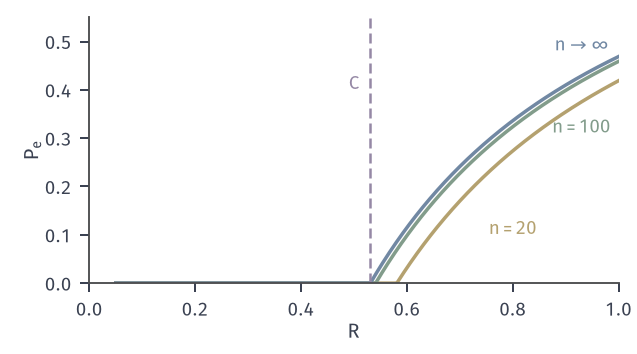

Recreate this plot in Python.
from pathlib import Path
import sys
HERE = Path(__file__).resolve().parent
sys.path.insert(0, str(HERE.parent/"dcc-common"))
from dcc_fig import *
# Weak converse for BSC(0.1), C = 0.531: every code with M >= 2^{nR} messages has average error
#   Pe >= 1 - C/R - 1/(nR).  Curves (clipped at 0) for n = 20, 100 and the limit n -> infinity, as functions of R.
p = BSC_P; C = 1-float(h2(p))
R = np.linspace(.05, 1, 600)
fig, ax = figure(width_mm=90, height_mm=50)
panel(fig, left=.14, right=.97, top=.95, bottom=.2)
for n, col in ((20, YELLOW), (100, GREEN), (None, BLUE)):
    v = 1 - C/R - (0 if n is None else 1/(n*R)); ax.plot(R, np.maximum(v, 0), color=col, lw=1.4)
ax.axvline(C, color=PURPLE, lw=1.0, ls=DASH)
lab(ax, C-.02, .4, r'$C$', PURPLE, ha='right')
lab(ax, .93, .48, r'$n\to\infty$', BLUE, ha='center'); lab(ax, .93, .31, r'$n=100$', GREEN, ha='center'); lab(ax, .8, .1, r'$n=20$', YELLOW, ha='center')
ax.set_xlim(0, 1); ax.set_ylim(0, .55); ax.set_xlabel(r'$R$', labelpad=1); ax.set_ylabel(r'$P_{\mathrm{e}}$', labelpad=1)
save(fig, HERE, 'figure', {'C': C, 'bound_R1_inf': 1-C, 'bound_R1_n100': 1-C-1/100})
